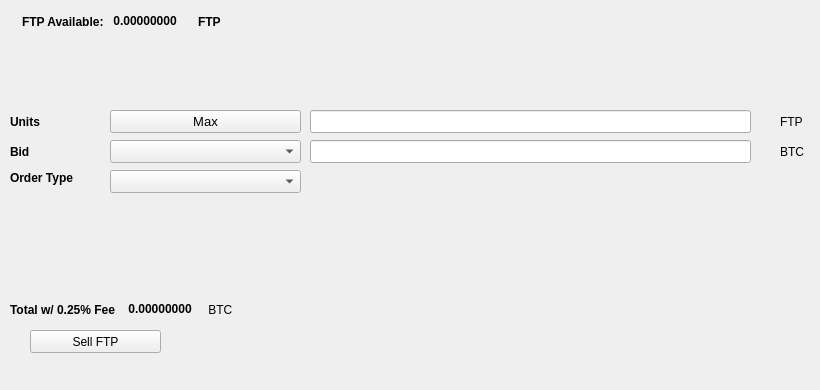
   <widget class="QWidget" name="SellTab">
    <attribute name="title">
     <string>Sell</string>
    </attribute>
    <widget class="QLabel" name="label_16">
     <property name="geometry">
      <rect>
       <x>780</x>
       <y>140</y>
       <width>31</width>
       <height>23</height>
      </rect>
     </property>
     <property name="text">
      <string>BTC</string>
     </property>
    </widget>
    <widget class="QComboBox" name="SellBidcomboBox">
     <property name="geometry">
      <rect>
       <x>110</x>
       <y>140</y>
       <width>191</width>
       <height>23</height>
      </rect>
     </property>
     <property name="font">
      <font>
       <pointsize>10</pointsize>
      </font>
     </property>
    </widget>
    <widget class="QLabel" name="label_18">
     <property name="geometry">
      <rect>
       <x>10</x>
       <y>110</y>
       <width>46</width>
       <height>23</height>
      </rect>
     </property>
     <property name="font">
      <font>
       <weight>75</weight>
       <bold>true</bold>
      </font>
     </property>
     <property name="text">
      <string>Units</string>
     </property>
    </widget>
    <widget class="QPushButton" name="Sell_Max_Amount">
     <property name="geometry">
      <rect>
       <x>110</x>
       <y>110</y>
       <width>191</width>
       <height>23</height>
      </rect>
     </property>
     <property name="font">
      <font>
       <pointsize>10</pointsize>
      </font>
     </property>
     <property name="text">
      <string>Max</string>
     </property>
    </widget>
    <widget class="QLabel" name="label_20">
     <property name="geometry">
      <rect>
       <x>10</x>
       <y>170</y>
       <width>91</width>
       <height>16</height>
      </rect>
     </property>
     <property name="font">
      <font>
       <weight>75</weight>
       <bold>true</bold>
      </font>
     </property>
     <property name="text">
      <string>Order Type</string>
     </property>
    </widget>
    <widget class="QComboBox" name="SellOrdertypeCombo">
     <property name="geometry">
      <rect>
       <x>110</x>
       <y>170</y>
       <width>191</width>
       <height>23</height>
      </rect>
     </property>
     <property name="font">
      <font>
       <pointsize>10</pointsize>
      </font>
     </property>
    </widget>
    <widget class="QLabel" name="label_21">
     <property name="geometry">
      <rect>
       <x>10</x>
       <y>140</y>
       <width>46</width>
       <height>23</height>
      </rect>
     </property>
     <property name="font">
      <font>
       <weight>75</weight>
       <bold>true</bold>
      </font>
     </property>
     <property name="text">
      <string>Bid</string>
     </property>
    </widget>
    <widget class="QLabel" name="label_22">
     <property name="geometry">
      <rect>
       <x>780</x>
       <y>110</y>
       <width>31</width>
       <height>23</height>
      </rect>
     </property>
     <property name="text">
      <string>FTP</string>
     </property>
    </widget>
    <widget class="QLineEdit" name="UnitsInputphr">
     <property name="geometry">
      <rect>
       <x>310</x>
       <y>110</y>
       <width>441</width>
       <height>23</height>
      </rect>
     </property>
     <property name="font">
      <font>
       <pointsize>9</pointsize>
       <weight>75</weight>
       <bold>true</bold>
      </font>
     </property>
    </widget>
    <widget class="QLineEdit" name="SellBidPriceEdit">
     <property name="geometry">
      <rect>
       <x>310</x>
       <y>140</y>
       <width>441</width>
       <height>23</height>
      </rect>
     </property>
     <property name="font">
      <font>
       <pointsize>9</pointsize>
       <weight>75</weight>
       <bold>true</bold>
      </font>
     </property>
    </widget>
    <widget class="QPushButton" name="SellphrBTN">
     <property name="geometry">
      <rect>
       <x>30</x>
       <y>330</y>
       <width>131</width>
       <height>23</height>
      </rect>
     </property>
     <property name="text">
      <string>Sell FTP</string>
     </property>
     <property name="icon">
      <iconset resource="../fictecpagos">
       <normaloff>:/icons/bitcoin</normaloff>:/icons/bitcoin</iconset>
     </property>
    </widget>
    <widget class="QWidget" name="layoutWidget3">
     <property name="geometry">
      <rect>
       <x>22</x>
       <y>12</y>
       <width>258</width>
       <height>19</height>
      </rect>
     </property>
     <layout class="QHBoxLayout" name="horizontalLayout">
      <item>
       <widget class="QLabel" name="label232_2">
        <property name="font">
         <font>
          <weight>75</weight>
          <bold>true</bold>
         </font>
        </property>
        <property name="text">
         <string>FTP Available:</string>
        </property>
       </widget>
      </item>
      <item>
       <widget class="QLabel" name="phrAvailableLabel">
        <property name="palette">
         <palette>
          <active>
           <colorrole role="WindowText">
            <brush brushstyle="SolidPattern">
             <color alpha="255">
              <red>0</red>
              <green>0</green>
              <blue>0</blue>
             </color>
            </brush>
           </colorrole>
           <colorrole role="Button">
            <brush brushstyle="SolidPattern">
             <color alpha="255">
              <red>0</red>
              <green>170</green>
              <blue>0</blue>
             </color>
            </brush>
           </colorrole>
           <colorrole role="Light">
            <brush brushstyle="SolidPattern">
             <color alpha="255">
              <red>0</red>
              <green>255</green>
              <blue>0</blue>
             </color>
            </brush>
           </colorrole>
           <colorrole role="Midlight">
            <brush brushstyle="SolidPattern">
             <color alpha="255">
              <red>0</red>
              <green>212</green>
              <blue>0</blue>
             </color>
            </brush>
           </colorrole>
           <colorrole role="Dark">
            <brush brushstyle="SolidPattern">
             <color alpha="255">
              <red>0</red>
              <green>85</green>
              <blue>0</blue>
             </color>
            </brush>
           </colorrole>
           <colorrole role="Mid">
            <brush brushstyle="SolidPattern">
             <color alpha="255">
              <red>0</red>
              <green>113</green>
              <blue>0</blue>
             </color>
            </brush>
           </colorrole>
           <colorrole role="Text">
            <brush brushstyle="SolidPattern">
             <color alpha="255">
              <red>0</red>
              <green>170</green>
              <blue>0</blue>
             </color>
            </brush>
           </colorrole>
           <colorrole role="BrightText">
            <brush brushstyle="SolidPattern">
             <color alpha="255">
              <red>255</red>
              <green>255</green>
              <blue>255</blue>
             </color>
            </brush>
           </colorrole>
           <colorrole role="ButtonText">
            <brush brushstyle="SolidPattern">
             <color alpha="255">
              <red>0</red>
              <green>0</green>
              <blue>0</blue>
             </color>
            </brush>
           </colorrole>
           <colorrole role="Base">
            <brush brushstyle="SolidPattern">
             <color alpha="255">
              <red>255</red>
              <green>255</green>
              <blue>255</blue>
             </color>
            </brush>
           </colorrole>
           <colorrole role="Window">
            <brush brushstyle="SolidPattern">
             <color alpha="255">
              <red>0</red>
              <green>170</green>
              <blue>0</blue>
             </color>
            </brush>
           </colorrole>
           <colorrole role="Shadow">
            <brush brushstyle="SolidPattern">
             <color alpha="255">
              <red>0</red>
              <green>0</green>
              <blue>0</blue>
             </color>
            </brush>
           </colorrole>
           <colorrole role="AlternateBase">
            <brush brushstyle="SolidPattern">
             <color alpha="255">
              <red>127</red>
              <green>212</green>
              <blue>127</blue>
             </color>
            </brush>
           </colorrole>
           <colorrole role="ToolTipBase">
            <brush brushstyle="SolidPattern">
             <color alpha="255">
              <red>255</red>
              <green>255</green>
              <blue>220</blue>
             </color>
            </brush>
           </colorrole>
           <colorrole role="ToolTipText">
            <brush brushstyle="SolidPattern">
             <color alpha="255">
              <red>0</red>
              <green>0</green>
              <blue>0</blue>
             </color>
            </brush>
           </colorrole>
          </active>
          <inactive>
           <colorrole role="WindowText">
            <brush brushstyle="SolidPattern">
             <color alpha="255">
              <red>0</red>
              <green>0</green>
              <blue>0</blue>
             </color>
            </brush>
           </colorrole>
           <colorrole role="Button">
            <brush brushstyle="SolidPattern">
             <color alpha="255">
              <red>0</red>
              <green>170</green>
              <blue>0</blue>
             </color>
            </brush>
           </colorrole>
           <colorrole role="Light">
            <brush brushstyle="SolidPattern">
             <color alpha="255">
              <red>0</red>
              <green>255</green>
              <blue>0</blue>
             </color>
            </brush>
           </colorrole>
           <colorrole role="Midlight">
            <brush brushstyle="SolidPattern">
             <color alpha="255">
              <red>0</red>
              <green>212</green>
              <blue>0</blue>
             </color>
            </brush>
           </colorrole>
           <colorrole role="Dark">
            <brush brushstyle="SolidPattern">
             <color alpha="255">
              <red>0</red>
              <green>85</green>
              <blue>0</blue>
             </color>
            </brush>
           </colorrole>
           <colorrole role="Mid">
            <brush brushstyle="SolidPattern">
             <color alpha="255">
              <red>0</red>
              <green>113</green>
              <blue>0</blue>
             </color>
            </brush>
           </colorrole>
           <colorrole role="Text">
            <brush brushstyle="SolidPattern">
             <color alpha="255">
              <red>0</red>
              <green>170</green>
              <blue>0</blue>
             </color>
            </brush>
           </colorrole>
           <colorrole role="BrightText">
            <brush brushstyle="SolidPattern">
             <color alpha="255">
              <red>255</red>
              <green>255</green>
              <blue>255</blue>
             </color>
            </brush>
           </colorrole>
           <colorrole role="ButtonText">
            <brush brushstyle="SolidPattern">
             <color alpha="255">
              <red>0</red>
              <green>0</green>
              <blue>0</blue>
             </color>
            </brush>
           </colorrole>
           <colorrole role="Base">
            <brush brushstyle="SolidPattern">
             <color alpha="255">
              <red>255</red>
              <green>255</green>
              <blue>255</blue>
             </color>
            </brush>
           </colorrole>
           <colorrole role="Window">
            <brush brushstyle="SolidPattern">
             <color alpha="255">
              <red>0</red>
              <green>170</green>
              <blue>0</blue>
             </color>
            </brush>
           </colorrole>
           <colorrole role="Shadow">
            <brush brushstyle="SolidPattern">
             <color alpha="255">
              <red>0</red>
              <green>0</green>
              <blue>0</blue>
             </color>
            </brush>
           </colorrole>
           <colorrole role="AlternateBase">
            <brush brushstyle="SolidPattern">
             <color alpha="255">
              <red>127</red>
              <green>212</green>
              <blue>127</blue>
             </color>
            </brush>
           </colorrole>
           <colorrole role="ToolTipBase">
            <brush brushstyle="SolidPattern">
             <color alpha="255">
              <red>255</red>
              <green>255</green>
              <blue>220</blue>
             </color>
            </brush>
           </colorrole>
           <colorrole role="ToolTipText">
            <brush brushstyle="SolidPattern">
             <color alpha="255">
              <red>0</red>
              <green>0</green>
              <blue>0</blue>
             </color>
            </brush>
           </colorrole>
          </inactive>
          <disabled>
           <colorrole role="WindowText">
            <brush brushstyle="SolidPattern">
             <color alpha="255">
              <red>0</red>
              <green>85</green>
              <blue>0</blue>
             </color>
            </brush>
           </colorrole>
           <colorrole role="Button">
            <brush brushstyle="SolidPattern">
             <color alpha="255">
              <red>0</red>
              <green>170</green>
              <blue>0</blue>
             </color>
            </brush>
           </colorrole>
           <colorrole role="Light">
            <brush brushstyle="SolidPattern">
             <color alpha="255">
              <red>0</red>
              <green>255</green>
              <blue>0</blue>
             </color>
            </brush>
           </colorrole>
           <colorrole role="Midlight">
            <brush brushstyle="SolidPattern">
             <color alpha="255">
              <red>0</red>
              <green>212</green>
              <blue>0</blue>
             </color>
            </brush>
           </colorrole>
           <colorrole role="Dark">
            <brush brushstyle="SolidPattern">
             <color alpha="255">
              <red>0</red>
              <green>85</green>
              <blue>0</blue>
             </color>
            </brush>
           </colorrole>
           <colorrole role="Mid">
            <brush brushstyle="SolidPattern">
             <color alpha="255">
              <red>0</red>
              <green>113</green>
              <blue>0</blue>
             </color>
            </brush>
           </colorrole>
           <colorrole role="Text">
            <brush brushstyle="SolidPattern">
             <color alpha="255">
              <red>0</red>
              <green>85</green>
              <blue>0</blue>
             </color>
            </brush>
           </colorrole>
           <colorrole role="BrightText">
            <brush brushstyle="SolidPattern">
             <color alpha="255">
              <red>255</red>
              <green>255</green>
              <blue>255</blue>
             </color>
            </brush>
           </colorrole>
           <colorrole role="ButtonText">
            <brush brushstyle="SolidPattern">
             <color alpha="255">
              <red>0</red>
              <green>85</green>
              <blue>0</blue>
             </color>
            </brush>
           </colorrole>
           <colorrole role="Base">
            <brush brushstyle="SolidPattern">
             <color alpha="255">
              <red>0</red>
              <green>170</green>
              <blue>0</blue>
             </color>
            </brush>
           </colorrole>
           <colorrole role="Window">
            <brush brushstyle="SolidPattern">
             <color alpha="255">
              <red>0</red>
              <green>170</green>
              <blue>0</blue>
             </color>
            </brush>
           </colorrole>
           <colorrole role="Shadow">
            <brush brushstyle="SolidPattern">
             <color alpha="255">
              <red>0</red>
              <green>0</green>
              <blue>0</blue>
             </color>
            </brush>
           </colorrole>
           <colorrole role="AlternateBase">
            <brush brushstyle="SolidPattern">
             <color alpha="255">
              <red>0</red>
              <green>170</green>
              <blue>0</blue>
             </color>
            </brush>
           </colorrole>
           <colorrole role="ToolTipBase">
            <brush brushstyle="SolidPattern">
             <color alpha="255">
              <red>255</red>
              <green>255</green>
              <blue>220</blue>
             </color>
            </brush>
           </colorrole>
           <colorrole role="ToolTipText">
            <brush brushstyle="SolidPattern">
             <color alpha="255">
              <red>0</red>
              <green>0</green>
              <blue>0</blue>
             </color>
            </brush>
           </colorrole>
          </disabled>
         </palette>
        </property>
        <property name="font">
         <font>
          <weight>75</weight>
          <bold>true</bold>
         </font>
        </property>
        <property name="text">
         <string> 0.00000000 </string>
        </property>
        <property name="textInteractionFlags">
         <set>Qt::LinksAccessibleByMouse|Qt::TextSelectableByKeyboard|Qt::TextSelectableByMouse</set>
        </property>
       </widget>
      </item>
      <item>
       <widget class="QLabel" name="labelphr">
        <property name="font">
         <font>
          <weight>75</weight>
          <bold>true</bold>
         </font>
        </property>
        <property name="text">
         <string>FTP</string>
        </property>
       </widget>
      </item>
     </layout>
    </widget>
    <widget class="QWidget" name="layoutWidget">
     <property name="geometry">
      <rect>
       <x>10</x>
       <y>300</y>
       <width>268</width>
       <height>19</height>
      </rect>
     </property>
     <layout class="QHBoxLayout" name="horizontalLayout_2">
      <item>
       <widget class="QLabel" name="label_19">
        <property name="font">
         <font>
          <weight>75</weight>
          <bold>true</bold>
         </font>
        </property>
        <property name="text">
         <string>Total w/ 0.25% Fee </string>
        </property>
       </widget>
      </item>
      <item>
       <widget class="QLabel" name="SellCostLabel">
        <property name="palette">
         <palette>
          <active>
           <colorrole role="WindowText">
            <brush brushstyle="SolidPattern">
             <color alpha="255">
              <red>0</red>
              <green>0</green>
              <blue>0</blue>
             </color>
            </brush>
           </colorrole>
           <colorrole role="Button">
            <brush brushstyle="SolidPattern">
             <color alpha="255">
              <red>0</red>
              <green>170</green>
              <blue>0</blue>
             </color>
            </brush>
           </colorrole>
           <colorrole role="Light">
            <brush brushstyle="SolidPattern">
             <color alpha="255">
              <red>0</red>
              <green>255</green>
              <blue>0</blue>
             </color>
            </brush>
           </colorrole>
           <colorrole role="Midlight">
            <brush brushstyle="SolidPattern">
             <color alpha="255">
              <red>0</red>
              <green>212</green>
              <blue>0</blue>
             </color>
            </brush>
           </colorrole>
           <colorrole role="Dark">
            <brush brushstyle="SolidPattern">
             <color alpha="255">
              <red>0</red>
              <green>85</green>
              <blue>0</blue>
             </color>
            </brush>
           </colorrole>
           <colorrole role="Mid">
            <brush brushstyle="SolidPattern">
             <color alpha="255">
              <red>0</red>
              <green>113</green>
              <blue>0</blue>
             </color>
            </brush>
           </colorrole>
           <colorrole role="Text">
            <brush brushstyle="SolidPattern">
             <color alpha="255">
              <red>0</red>
              <green>170</green>
              <blue>0</blue>
             </color>
            </brush>
           </colorrole>
           <colorrole role="BrightText">
            <brush brushstyle="SolidPattern">
             <color alpha="255">
              <red>255</red>
              <green>255</green>
              <blue>255</blue>
             </color>
            </brush>
           </colorrole>
           <colorrole role="ButtonText">
            <brush brushstyle="SolidPattern">
             <color alpha="255">
              <red>0</red>
              <green>0</green>
              <blue>0</blue>
             </color>
            </brush>
           </colorrole>
           <colorrole role="Base">
            <brush brushstyle="SolidPattern">
             <color alpha="255">
              <red>255</red>
              <green>255</green>
              <blue>255</blue>
             </color>
            </brush>
           </colorrole>
           <colorrole role="Window">
            <brush brushstyle="SolidPattern">
             <color alpha="255">
              <red>0</red>
              <green>170</green>
              <blue>0</blue>
             </color>
            </brush>
           </colorrole>
           <colorrole role="Shadow">
            <brush brushstyle="SolidPattern">
             <color alpha="255">
              <red>0</red>
              <green>0</green>
              <blue>0</blue>
             </color>
            </brush>
           </colorrole>
           <colorrole role="AlternateBase">
            <brush brushstyle="SolidPattern">
             <color alpha="255">
              <red>127</red>
              <green>212</green>
              <blue>127</blue>
             </color>
            </brush>
           </colorrole>
           <colorrole role="ToolTipBase">
            <brush brushstyle="SolidPattern">
             <color alpha="255">
              <red>255</red>
              <green>255</green>
              <blue>220</blue>
             </color>
            </brush>
           </colorrole>
           <colorrole role="ToolTipText">
            <brush brushstyle="SolidPattern">
             <color alpha="255">
              <red>0</red>
              <green>0</green>
              <blue>0</blue>
             </color>
            </brush>
           </colorrole>
          </active>
          <inactive>
           <colorrole role="WindowText">
            <brush brushstyle="SolidPattern">
             <color alpha="255">
              <red>0</red>
              <green>0</green>
              <blue>0</blue>
             </color>
            </brush>
           </colorrole>
           <colorrole role="Button">
            <brush brushstyle="SolidPattern">
             <color alpha="255">
              <red>0</red>
              <green>170</green>
              <blue>0</blue>
             </color>
            </brush>
           </colorrole>
           <colorrole role="Light">
            <brush brushstyle="SolidPattern">
             <color alpha="255">
              <red>0</red>
              <green>255</green>
              <blue>0</blue>
             </color>
            </brush>
           </colorrole>
           <colorrole role="Midlight">
            <brush brushstyle="SolidPattern">
             <color alpha="255">
              <red>0</red>
              <green>212</green>
              <blue>0</blue>
             </color>
            </brush>
           </colorrole>
           <colorrole role="Dark">
            <brush brushstyle="SolidPattern">
             <color alpha="255">
              <red>0</red>
              <green>85</green>
              <blue>0</blue>
             </color>
            </brush>
           </colorrole>
           <colorrole role="Mid">
            <brush brushstyle="SolidPattern">
             <color alpha="255">
              <red>0</red>
              <green>113</green>
              <blue>0</blue>
             </color>
            </brush>
           </colorrole>
           <colorrole role="Text">
            <brush brushstyle="SolidPattern">
             <color alpha="255">
              <red>0</red>
              <green>170</green>
              <blue>0</blue>
             </color>
            </brush>
           </colorrole>
           <colorrole role="BrightText">
            <brush brushstyle="SolidPattern">
             <color alpha="255">
              <red>255</red>
              <green>255</green>
              <blue>255</blue>
             </color>
            </brush>
           </colorrole>
           <colorrole role="ButtonText">
            <brush brushstyle="SolidPattern">
             <color alpha="255">
              <red>0</red>
              <green>0</green>
              <blue>0</blue>
             </color>
            </brush>
           </colorrole>
           <colorrole role="Base">
            <brush brushstyle="SolidPattern">
             <color alpha="255">
              <red>255</red>
              <green>255</green>
              <blue>255</blue>
             </color>
            </brush>
           </colorrole>
           <colorrole role="Window">
            <brush brushstyle="SolidPattern">
             <color alpha="255">
              <red>0</red>
              <green>170</green>
              <blue>0</blue>
             </color>
            </brush>
           </colorrole>
           <colorrole role="Shadow">
            <brush brushstyle="SolidPattern">
             <color alpha="255">
              <red>0</red>
              <green>0</green>
              <blue>0</blue>
             </color>
            </brush>
           </colorrole>
           <colorrole role="AlternateBase">
            <brush brushstyle="SolidPattern">
             <color alpha="255">
              <red>127</red>
              <green>212</green>
              <blue>127</blue>
             </color>
            </brush>
           </colorrole>
           <colorrole role="ToolTipBase">
            <brush brushstyle="SolidPattern">
             <color alpha="255">
              <red>255</red>
              <green>255</green>
              <blue>220</blue>
             </color>
            </brush>
           </colorrole>
           <colorrole role="ToolTipText">
            <brush brushstyle="SolidPattern">
             <color alpha="255">
              <red>0</red>
              <green>0</green>
              <blue>0</blue>
             </color>
            </brush>
           </colorrole>
          </inactive>
          <disabled>
           <colorrole role="WindowText">
            <brush brushstyle="SolidPattern">
             <color alpha="255">
              <red>0</red>
              <green>85</green>
              <blue>0</blue>
             </color>
            </brush>
           </colorrole>
           <colorrole role="Button">
            <brush brushstyle="SolidPattern">
             <color alpha="255">
              <red>0</red>
              <green>170</green>
              <blue>0</blue>
             </color>
            </brush>
           </colorrole>
           <colorrole role="Light">
            <brush brushstyle="SolidPattern">
             <color alpha="255">
              <red>0</red>
              <green>255</green>
              <blue>0</blue>
             </color>
            </brush>
           </colorrole>
           <colorrole role="Midlight">
            <brush brushstyle="SolidPattern">
             <color alpha="255">
              <red>0</red>
              <green>212</green>
              <blue>0</blue>
             </color>
            </brush>
           </colorrole>
           <colorrole role="Dark">
            <brush brushstyle="SolidPattern">
             <color alpha="255">
              <red>0</red>
              <green>85</green>
              <blue>0</blue>
             </color>
            </brush>
           </colorrole>
           <colorrole role="Mid">
            <brush brushstyle="SolidPattern">
             <color alpha="255">
              <red>0</red>
              <green>113</green>
              <blue>0</blue>
             </color>
            </brush>
           </colorrole>
           <colorrole role="Text">
            <brush brushstyle="SolidPattern">
             <color alpha="255">
              <red>0</red>
              <green>85</green>
              <blue>0</blue>
             </color>
            </brush>
           </colorrole>
           <colorrole role="BrightText">
            <brush brushstyle="SolidPattern">
             <color alpha="255">
              <red>255</red>
              <green>255</green>
              <blue>255</blue>
             </color>
            </brush>
           </colorrole>
           <colorrole role="ButtonText">
            <brush brushstyle="SolidPattern">
             <color alpha="255">
              <red>0</red>
              <green>85</green>
              <blue>0</blue>
             </color>
            </brush>
           </colorrole>
           <colorrole role="Base">
            <brush brushstyle="SolidPattern">
             <color alpha="255">
              <red>0</red>
              <green>170</green>
              <blue>0</blue>
             </color>
            </brush>
           </colorrole>
           <colorrole role="Window">
            <brush brushstyle="SolidPattern">
             <color alpha="255">
              <red>0</red>
              <green>170</green>
              <blue>0</blue>
             </color>
            </brush>
           </colorrole>
           <colorrole role="Shadow">
            <brush brushstyle="SolidPattern">
             <color alpha="255">
              <red>0</red>
              <green>0</green>
              <blue>0</blue>
             </color>
            </brush>
           </colorrole>
           <colorrole role="AlternateBase">
            <brush brushstyle="SolidPattern">
             <color alpha="255">
              <red>0</red>
              <green>170</green>
              <blue>0</blue>
             </color>
            </brush>
           </colorrole>
           <colorrole role="ToolTipBase">
            <brush brushstyle="SolidPattern">
             <color alpha="255">
              <red>255</red>
              <green>255</green>
              <blue>220</blue>
             </color>
            </brush>
           </colorrole>
           <colorrole role="ToolTipText">
            <brush brushstyle="SolidPattern">
             <color alpha="255">
              <red>0</red>
              <green>0</green>
              <blue>0</blue>
             </color>
            </brush>
           </colorrole>
          </disabled>
         </palette>
        </property>
        <property name="font">
         <font>
          <weight>75</weight>
          <bold>true</bold>
         </font>
        </property>
        <property name="autoFillBackground">
         <bool>false</bool>
        </property>
        <property name="text">
         <string> 0.00000000</string>
        </property>
        <property name="textInteractionFlags">
         <set>Qt::LinksAccessibleByMouse|Qt::TextSelectableByMouse</set>
        </property>
       </widget>
      </item>
      <item>
       <widget class="QLabel" name="label_17">
        <property name="font">
         <font>
          <weight>50</weight>
          <bold>false</bold>
         </font>
        </property>
        <property name="text">
         <string> BTC</string>
        </property>
       </widget>
      </item>
     </layout>
    </widget>
    <widget class="QLabel" name="label_23">
     <property name="geometry">
      <rect>
       <x>460</x>
       <y>300</y>
       <width>281</width>
       <height>81</height>
      </rect>
     </property>
     <property name="text">
      <string/>
     </property>
     <property name="pixmap">
      <pixmap>:/images/bittrex</pixmap>
     </property>
    </widget>
   </widget>
